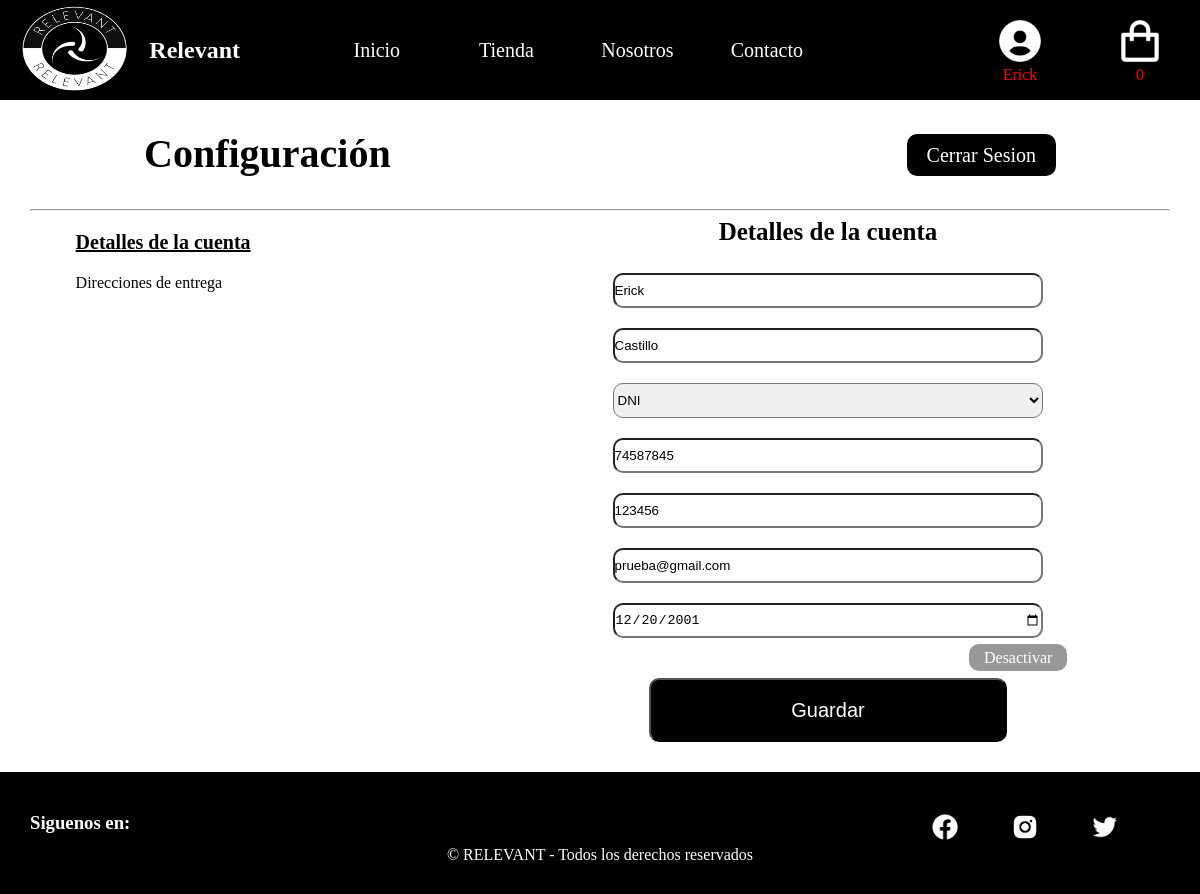
Before: /conf_cuenta.php (signed in) with the older database file.
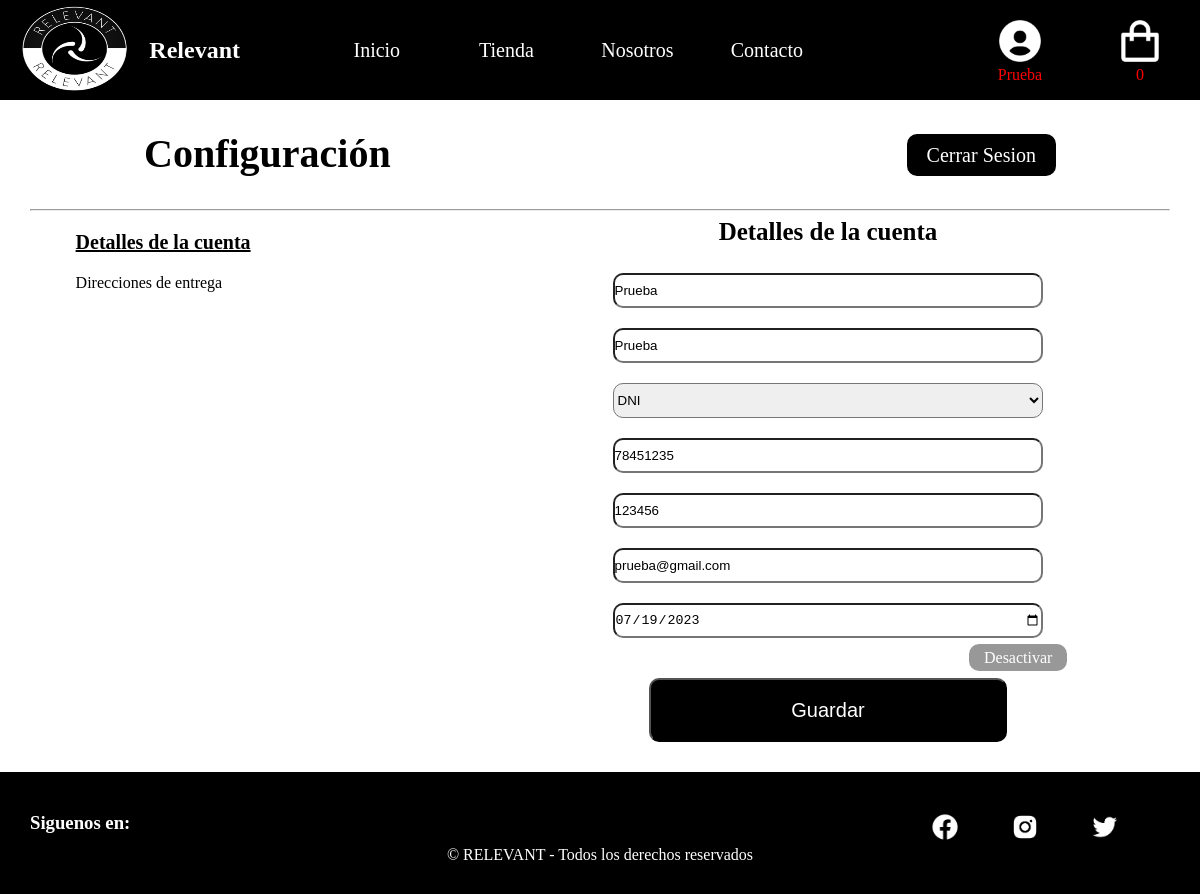
After: the same page with the newer database file.
### tables this page shows
CREATE TABLE `usuarios` (
  `id_usuario` int(11) NOT NULL,
  `correo` varchar(100) NOT NULL,
  `contraseña` varchar(100) NOT NULL,
  `nombre` varchar(100) NOT NULL,
  `apellido` varchar(100) NOT NULL,
  `numdocu` int(8) NOT NULL,
  `nacimiento` date NOT NULL,
  `genero` varchar(20) NOT NULL,
  `pais` varchar(100) NOT NULL,
  `direccion` varchar(100) NOT NULL,
  `referencia` varchar(100) NOT NULL,
  `codigo_postal` int(11) NOT NULL,
  `ciudad` varchar(100) NOT NULL,
  `region` varchar(100) NOT NULL,
  `telefono` int(11) NOT NULL
);

### conf_cuenta.php (the view, shortened to what this page needs)
<?php include 'cabecera.php'; ?>
<?php
include './bd/conexion.php';
$consula_cliente = "SELECT * FROM usuarios WHERE id_usuario=" . $_SESSION['id'];
$resultado_usuario = mysqli_query($conexion, $consula_cliente);
while ($usuario_fila = mysqli_fetch_array($resultado_usuario)) {
  $nombre = $usuario_fila['nombre'];
  $apellido = $usuario_fila['apellido'];
  $numdocu = $usuario_fila['numdocu'];
  $contraseña = $usuario_fila['contraseña'];
  $correo = $usuario_fila['correo'];
  $nacimiento = $usuario_fila['nacimiento'];
}
?>
<link rel="stylesheet" href="css/style_conf_cuenta.css" />
<div class="contenedor">
  <div class="contenedor2">
    <div class="tg_confi">
      <div class="titu_conf">
        <h3>Configuración</h3>
      </div>
      <div class="btnCerrarSesion">
        <a href="controlador_cerrar_sesion.php">Cerrar Sesion</a>
      </div>
    </div>
    <hr />
    <div class="t_confi">
      <div class="dt_confi">
        <ul>
          <li>
            <a href="#" class="select">Detalles de la cuenta</a>
          </li>
          <li>
            <a href="conf_direccionenvio.php">Direcciones de entrega</a>
          </li>
        </ul>
      </div>
    </div>
    <div class="c_detallescuenta">
      <form action="form_procesar_conf_cuenta.php" method="POST">
        <div class="detalle">
          <h3>Detalles de la cuenta</h3>
          <div class="form_cuenta">
            <input type="text" name="nombre" placeholder="*Nombre" value="<?php echo $nombre ?>" /><br />
            <input type="text" name="apellidos" placeholder="*Apellido" value="<?php echo $apellido ?>" /><br />
            <select name="Tipo_documento" id="">
              <option>DNI</option>
            </select><br />
            <input type="text" name="documento" placeholder="*Número de documento" value="<?php echo $numdocu ?>" /><br />
            <input type="text" name="contrasena" placeholder="*Contraseña" value="<?php echo $contraseña ?>" /><br />
            <input type="email" name="correo" placeholder="*Correo electrónico" value="<?php echo $correo ?>" /><br />
            <input type="date" name="nacimiento" placeholder="*Fecha de nacimiento" value="<?php echo $nacimiento ?>" /><br />
          </div>
        </div>
        <div class="dc_botones">
          <div class="btn1">
            <a href="eliminar_usuario.php">Desactivar</a>
          </div>
          <div class="btn2">
            <button type="submit"><a href="#">Guardar</a></button>
          </div>
        </div>
      </form>
    </div>
  </div>
</div>
<?php include 'pie.php'; ?>

### cabecera.php (shortened to what this page needs)
<html>
<head>
  <link rel="stylesheet" href="css/style_menu.css" />
</head>
<body>
  <div class="cabecera" id="cabe">
    <div class="logo">
      <img src="imagenes/logo.png" alt="" />
      <h2>Relevant</h2>
    </div>
    <div class="menu">
      <ul>
        <li><a href="index.php">Inicio</a></li>
        <li><a href="catalogo.php">Tienda</a></li>
        <li><a href="nosotros.php">Nosotros</a></li>
        <li><a href="contacto.php">Contacto</a></li>
      </ul>
    </div>
    <div class="menu_logo">
      <div class="btn_iniciar">
        <?php if (isset($_SESSION['nombre']) && isset($_SESSION['apellido'])) : ?>
          <a href="conf_cuenta.php"><img src="imagenes/logo_usuario.png" alt="" /></a>
          <span class="nombre_usuario">
            <?php
            if (isset($_SESSION['nombre']) && isset($_SESSION['apellido'])) {
              echo $_SESSION['nombre'];
            } else {
              echo "";
            }
            ?>
          </span>
        <?php else : ?>
          <a href="ini_sesion.php"><img src="imagenes/logo_usuario.png" alt="" /></a>
        <?php endif; ?>
      </div>
      <div class="btncarrito">
        <a href="carrito.php"><img src="imagenes/bolsa.png" alt="" /></a>
        <?php if (isset($_SESSION['nombre']) && isset($_SESSION['apellido'])) : ?>
          <span class="cantidadCarrito"><?php
                                        echo (empty($_SESSION['CARRITO']) ? 0 : count($_SESSION['CARRITO']));
                                        ?></span>
        <?php else : ?>
        <?php endif; ?>
      </div>
    </div>
  </div>

Changed rows visible on the page:
changed usuarios "prueba@gmail.com": nombre "Erick" → "Prueba"; apellidos "Castillo" → "Prueba"; documento "74587845" → "78451235"; nacimiento "12/20/2001" → "07/19/2023"
Other visible differences:
$_SESSION['nombre']: "Erick" → "Prueba"
